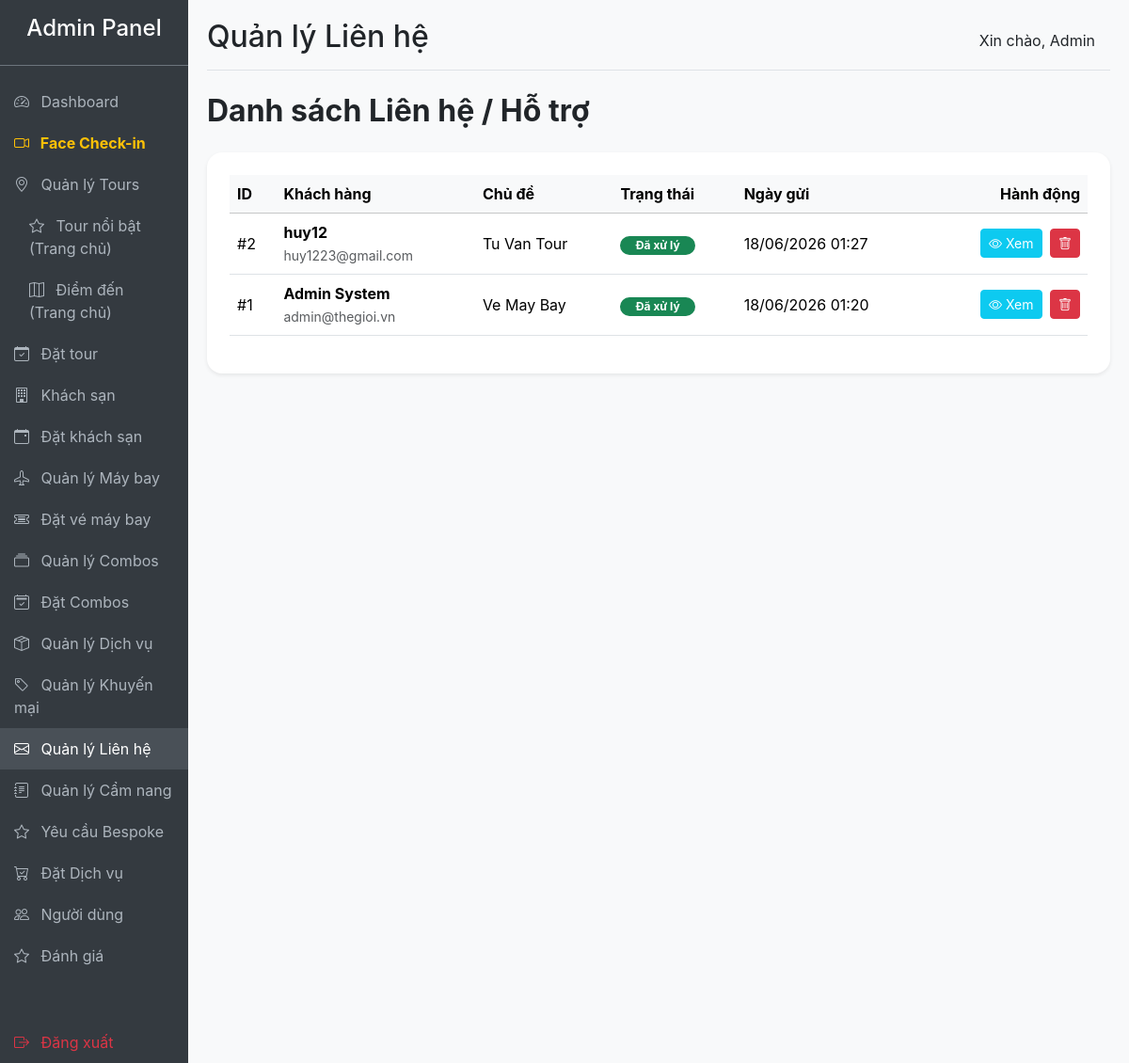
/travel-booking/admin/contacts.php (signed in), run on the app's committed database.
### tables this page shows
CREATE TABLE `contacts` (
  `id` int(11) NOT NULL,
  `name` varchar(255) NOT NULL,
  `phone` varchar(20) NOT NULL,
  `email` varchar(255) NOT NULL,
  `subject` varchar(255) NOT NULL,
  `message` text NOT NULL,
  `status` enum('new','read','resolved') DEFAULT 'new',
  `created_at` timestamp NOT NULL DEFAULT current_timestamp(),
  `admin_reply` text DEFAULT NULL,
  `user_id` int(11) DEFAULT NULL
);

### travel-booking/admin/contacts.php (the view, shortened to what this page needs)
<?php
require '../includes/db.php';
$sql = "SELECT * FROM contacts ORDER BY created_at DESC";
$result = mysqli_query($conn, $sql);
include 'includes/admin-header.php';
?>
<div class="d-flex justify-content-between align-items-center mb-4">
    <h2 class="mb-0 fw-bold">Danh sách Liên hệ / Hỗ trợ</h2>
</div>
<div class="card border-0 shadow-sm rounded-4">
    <div class="card-body p-4">
        <div class="table-responsive">
            <table class="table table-hover align-middle">
                <thead class="table-light">
                    <tr>
                        <th>ID</th>
                        <th>Khách hàng</th>
                        <th>Chủ đề</th>
                        <th>Trạng thái</th>
                        <th>Ngày gửi</th>
                        <th class="text-end">Hành động</th>
                    </tr>
                </thead>
                <tbody>
                    <?php if (mysqli_num_rows($result) > 0): ?>
                        <?php while ($row = mysqli_fetch_assoc($result)): ?>
                            <tr>
                                <td>#<?= $row['id'] ?></td>
                                <td>
                                    <div class="fw-bold"><?= htmlspecialchars($row['name']) ?></div>
                                    <small class="text-muted"><?= htmlspecialchars($row['email']) ?></small>
                                </td>
                                <td><?= htmlspecialchars($row['subject']) ?></td>
                                <td>
                                    <?php if ($row['status'] == 'new'): ?>
                                        <span class="badge bg-danger rounded-pill px-3">Chưa đọc</span>
                                    <?php elseif ($row['status'] == 'read'): ?>
                                        <span class="badge bg-primary rounded-pill px-3">Đã đọc</span>
                                    <?php else: ?>
                                        <span class="badge bg-success rounded-pill px-3">Đã xử lý</span>
                                    <?php endif; ?>
                                </td>
                                <td><?= date('d/m/Y H:i', strtotime($row['created_at'])) ?></td>
                                <td class="text-end">
                                    <a href="view-contact.php?id=<?= $row['id'] ?>" class="btn btn-sm btn-info text-white me-1"><i class="bi bi-eye"></i> Xem</a>
                                    <a href="contacts.php?delete_id=<?= $row['id'] ?>" class="btn btn-sm btn-danger" onclick="return confirm('Bạn có chắc chắn muốn xóa tin nhắn này?');"><i class="bi bi-trash"></i></a>
                                </td>
                            </tr>
                        <?php endwhile; ?>
                    <?php else: ?>
                        <tr>
                            <td colspan="6" class="text-center py-4 text-muted">Chưa có tin nhắn liên hệ nào.</td>
                        </tr>
                    <?php endif; ?>
                </tbody>
            </table>
        </div>
    </div>
</div>
<?php include 'includes/admin-footer.php'; ?>

### travel-booking/admin/includes/admin-header.php (style rules this page uses)
body { font-family: 'Inter', sans-serif; background-color: #f8f9fa; }

### data on the page
contacts: id "2", name "huy12", email "huy1223@gmail.com", subject "Tu Van Tour", status "Đã xử lý", created_at "18/06/2026 01:27"
contacts: id "1", name "Admin System", email "admin@thegioi.vn", subject "Ve May Bay", status "Đã xử lý", created_at "18/06/2026 01:20"

### other printed values
$page_title "Quản lý Liên hệ"
